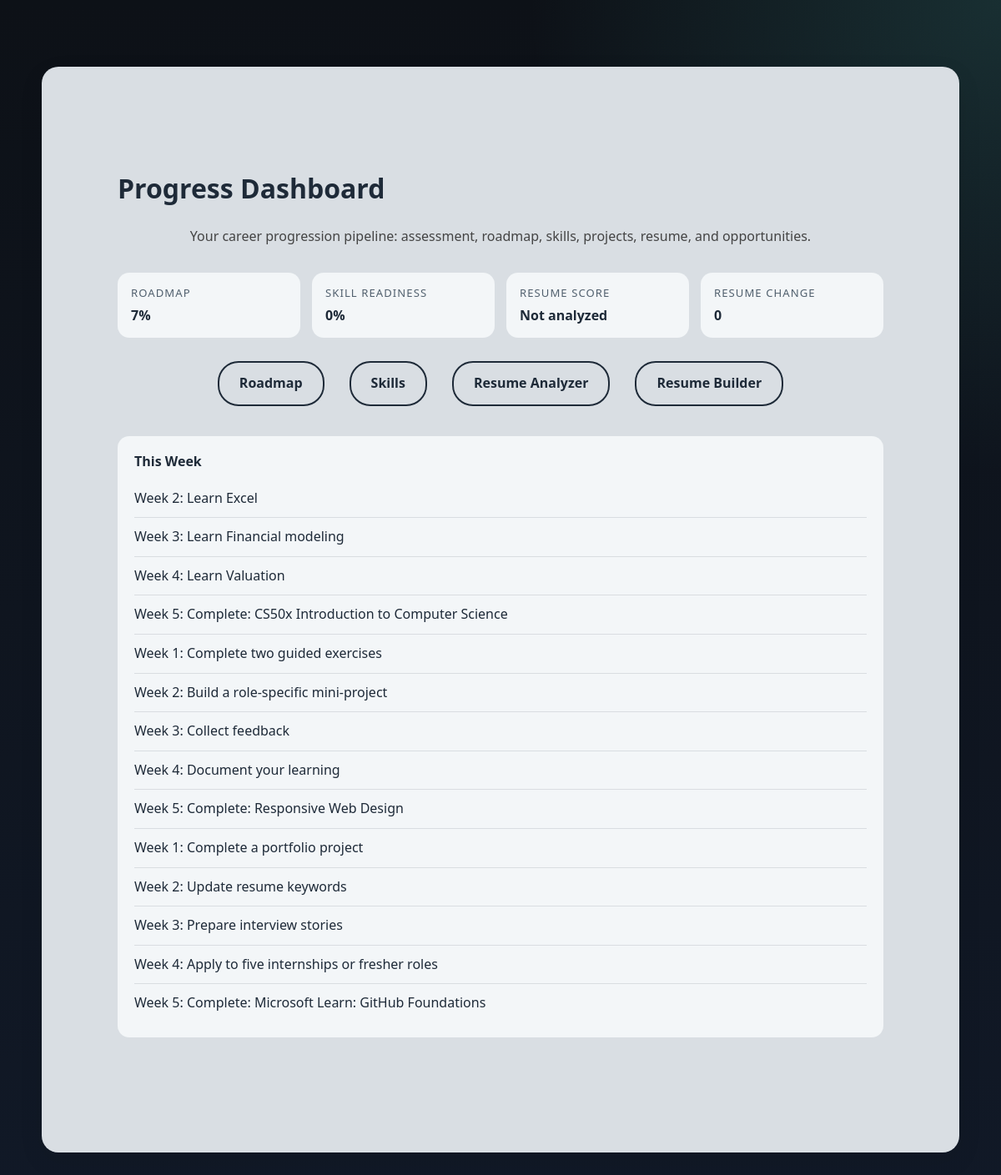
The page /dashboard/ (signed in) on the database its author committed.
### apps/roadmap/models.py (models this page shows, shortened)
class CareerRoadmap(TimeStampedModel):
    user = models.ForeignKey(settings.AUTH_USER_MODEL, on_delete=models.CASCADE, related_name="career_roadmaps")
    assessment_result = models.OneToOneField(
        "website.AssessmentResult",
        on_delete=models.SET_NULL,
        null=True,
        blank=True,
        related_name="career_roadmap",
    )
    target_role = models.CharField(max_length=140)
    summary = models.TextField(blank=True)
    current_level = models.CharField(max_length=32, default="beginner")
    is_active = models.BooleanField(default=True)
    class Meta:
        ordering = ["-created_at"]
    @property
    def completion_percentage(self):
        progress = getattr(self, "progress", None)
        if progress:
            return progress.completion_percentage
        total = WeeklyTask.objects.filter(month__roadmap=self).count()
        done = WeeklyTask.objects.filter(month__roadmap=self, completed=True).count()
        return round((done / total) * 100) if total else 0

class UserProgress(TimeStampedModel):
    user = models.ForeignKey(settings.AUTH_USER_MODEL, on_delete=models.CASCADE, related_name="roadmap_progress")
    roadmap = models.OneToOneField(CareerRoadmap, on_delete=models.CASCADE, related_name="progress")
    completed_tasks = models.PositiveIntegerField(default=0)
    total_tasks = models.PositiveIntegerField(default=0)
    completion_percentage = models.PositiveIntegerField(default=0)
    learning_hours = models.DecimalField(max_digits=6, decimal_places=1, default=0)
    projects_completed = models.PositiveIntegerField(default=0)
    current_streak = models.PositiveIntegerField(default=0)
    class Meta:
        verbose_name_plural = "User progress"

class WeeklyTask(TimeStampedModel):
    TASK_TYPES = [
        ("learn", "Learning"),
        ("project", "Project"),
        ("certification", "Certification"),
        ("internship", "Internship Prep"),
        ("resume", "Resume"),
    ]
    month = models.ForeignKey(RoadmapMonth, on_delete=models.CASCADE, related_name="tasks")
    week_number = models.PositiveSmallIntegerField()
    title = models.CharField(max_length=180)
    description = models.TextField(blank=True)
    task_type = models.CharField(max_length=24, choices=TASK_TYPES, default="learn")
    completed = models.BooleanField(default=False)
    completed_at = models.DateTimeField(blank=True, null=True)
    class Meta:
        ordering = ["month__month_number", "week_number", "id"]

### apps/skills/models.py (models this page shows, shortened)
class SkillGapReport(TimeStampedModel):
    user = models.ForeignKey(settings.AUTH_USER_MODEL, on_delete=models.CASCADE, related_name="skill_gap_reports")
    assessment_result = models.OneToOneField(
        "website.AssessmentResult",
        on_delete=models.SET_NULL,
        null=True,
        blank=True,
        related_name="skill_gap_report",
    )
    target_role = models.CharField(max_length=140)
    readiness_percentage = models.PositiveIntegerField(default=0)
    missing_skills = models.JSONField(default=list, blank=True)
    priority_plan = models.JSONField(default=list, blank=True)
    suggestions = models.JSONField(default=list, blank=True)
    class Meta:
        ordering = ["-created_at"]

### apps/analytics/views.py (the view)
# urls.py: path("", views.dashboard, name="analytics_dashboard"),
@login_required
def dashboard(request):
    roadmap = (
        CareerRoadmap.objects.filter(user=request.user, is_active=True)
        .select_related("progress")
        .prefetch_related("months__tasks")
        .first()
    )
    skill_report = SkillGapReport.objects.filter(user=request.user).first()
    resume_analyses = ResumeAnalysis.objects.filter(user=request.user)[:6]
    latest_resume = resume_analyses[0] if resume_analyses else None
    previous_resume = resume_analyses[1] if len(resume_analyses) > 1 else None
    resume_delta = 0
    if latest_resume and previous_resume:
        resume_delta = latest_resume.ats_score - previous_resume.ats_score
    return render(
        request,
        "analytics/dashboard.html",
        {
            "roadmap": roadmap,
            "skill_report": skill_report,
            "latest_resume": latest_resume,
            "resume_delta": resume_delta,
            "resume_analyses": resume_analyses,
        },
    )

### apps/analytics/templates/analytics/dashboard.html (shortened to what this page needs)
{% extends "website/base.html" %}
{% block content %}
<section class="section-box section-zoom">
  <div class="container">
    <h2>Progress Dashboard</h2>
    <p class="section-intro">Your career progression pipeline: assessment, roadmap, skills, projects, resume, and opportunities.</p>
    <div class="result-stats">
      <div class="stat-chip"><span class="stat-label">Roadmap</span><strong>{% if roadmap %}{{ roadmap.completion_percentage }}%{% else %}0%{% endif %}</strong></div>
      <div class="stat-chip"><span class="stat-label">Skill Readiness</span><strong>{% if skill_report %}{{ skill_report.readiness_percentage }}%{% else %}0%{% endif %}</strong></div>
      <div class="stat-chip"><span class="stat-label">Resume Score</span><strong>{% if latest_resume %}{{ latest_resume.ats_score }}%{% else %}Not analyzed{% endif %}</strong></div>
      <div class="stat-chip"><span class="stat-label">Resume Change</span><strong>{{ resume_delta }}</strong></div>
    </div>
    <div class="dashboard-actions">
      <a href="{% url 'roadmap_dashboard' %}" class="btn-bordered">Roadmap</a>
      <a href="{% url 'skill_gap_dashboard' %}" class="btn-bordered">Skills</a>
      <a href="{% url 'resume_analyzer' %}" class="btn-bordered">Resume Analyzer</a>
      <a href="{% url 'resume_edit' %}" class="btn-bordered">Resume Builder</a>
    </div>
    {% if roadmap %}
      <div class="insight-card">
        <h4>This Week</h4>
        <ul class="prediction-list">
          {% for month in roadmap.months.all %}
            {% for task in month.tasks.all %}
              {% if not task.completed %}
                <li>Week {{ task.week_number }}: {{ task.title }}</li>
              {% endif %}
            {% endfor %}
          {% endfor %}
        </ul>
      </div>
    {% endif %}
  </div>
</section>
{% endblock %}

### website/templates/website/base.html (shortened to what this page needs)
{% load static %}
<!DOCTYPE html>
<html lang="en">
<head>
  <link rel="stylesheet" href="{% static 'website/css/style.css' %}">
  <link href="https://cdnjs.cloudflare.com/ajax/libs/font-awesome/6.5.0/css/all.min.css" rel="stylesheet">
</head>
<body class="{% block body_class %}app-body{% endblock %}">
  {% block content %}{% endblock %}
</body>
</html>

### website/static/website/css/style.css (style rules this page uses)
:root { --primary: #1e2a38; --secondary: #f7f9fc; --accent: #4db6ac; --accent-soft: #d2f1ee; --text-dark: #1e2a38; --text-light: #ffffff; --muted: #51606e; --box-bg: #d9dee3; --box-alt-bg: #e8eef2; --surface: #ffffff; --surface-muted: #f3f6f8; }
* { margin: 0; padding: 0; box-sizing: border-box; }
html, body { overflow-x: hidden; }
body { font-family: "Segoe UI", sans-serif; background: radial-gradient(circle at top right, rgba(77, 182, 172, 0.18), transparent 30%), linear-gradient(180deg, #0d1117 0%, #111927 100%); color: var(--text-dark); line-height: 1.6; min-height: 100vh; }
a { text-decoration: none; color: inherit; }
.container { width: 90%; max-width: 1100px; margin: auto; padding: 60px 0; }
.section-box { background: var(--box-bg); margin: 80px auto; border-radius: 20px; box-shadow: 0 10px 30px rgba(0, 0, 0, 0.08); padding: 60px 40px; max-width: 1100px; transition: transform 0.3s ease, box-shadow 0.3s ease; }
.section-box h2 { margin-bottom: 20px; font-size: 2rem; color: var(--primary); }
.section-intro { text-align: center; margin-bottom: 30px; color: #444; }
.section-zoom { animation: sectionZoomIn 1s ease forwards; transform-origin: center; opacity: 0; }
.btn-bordered { display: inline-block; padding: 12px 24px; font-weight: 600; font-size: 1rem; color: var(--primary); background: transparent; border: 2px solid var(--primary); border-radius: 25px; cursor: pointer; transition: all 0.3s ease; margin: 10px; text-align: center; }
.result-stats { display: grid; grid-template-columns: repeat(auto-fit, minmax(180px, 1fr)); gap: 14px; margin: 20px 0 10px; }
.stat-chip { background: var(--surface-muted); padding: 14px 16px; border-radius: 14px; }
.stat-label { display: block; font-size: 0.82rem; text-transform: uppercase; letter-spacing: 0.08em; color: var(--muted); margin-bottom: 4px; }
.insight-card { margin: 18px 0; padding: 18px 20px; border-radius: 14px; background: var(--surface-muted); text-align: left; }
.insight-card h4 { margin-bottom: 8px; color: var(--primary); }
.prediction-list, .source-list { list-style: none; padding: 0; margin: 0; }
.prediction-list li, .source-list li { padding: 10px 0; border-bottom: 1px solid rgba(30, 42, 56, 0.12); }
.prediction-list li:last-child, .source-list li:last-child { border-bottom: none; }
.dashboard-actions { display: flex; flex-wrap: wrap; justify-content: center; gap: 10px; margin: 18px 0 26px; }

### rows shown on the page
CareerRoadmap: completion_percentage "7"
SkillGapReport: readiness_percentage "0"
WeeklyTask: week_number "2", title "Learn Excel"
WeeklyTask: week_number "3", title "Learn Financial modeling"
WeeklyTask: week_number "4", title "Learn Valuation"
WeeklyTask: week_number "5", title "Complete: CS50x Introduction to Computer Science"
WeeklyTask: week_number "1", title "Complete two guided exercises"
WeeklyTask: week_number "2", title "Build a role-specific mini-project"
WeeklyTask: week_number "3", title "Collect feedback"
WeeklyTask: week_number "4", title "Document your learning"
WeeklyTask: week_number "5", title "Complete: Responsive Web Design"
WeeklyTask: week_number "1", title "Complete a portfolio project"
WeeklyTask: week_number "2", title "Update resume keywords"
WeeklyTask: week_number "3", title "Prepare interview stories"
WeeklyTask: week_number "4", title "Apply to five internships or fresher roles"
WeeklyTask: week_number "5", title "Complete: Microsoft Learn: GitHub Foundations"

### other values the page prints
{{ resume_delta }} "0"
